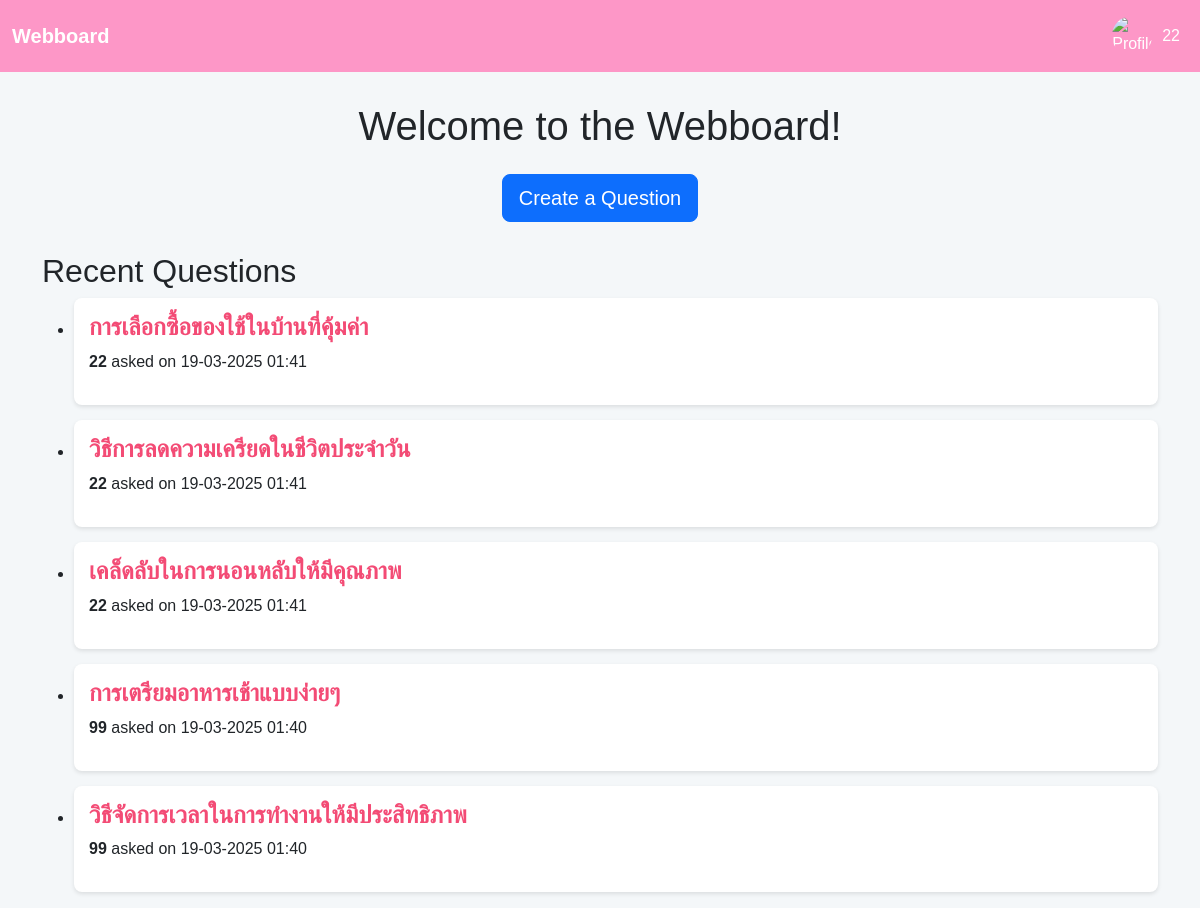
Screenshot of /index.php (signed in) with the database file from the repository.
### tables this page shows
CREATE TABLE `webboard` (
  `question_id` int(11) NOT NULL,
  `user_id` int(11) DEFAULT NULL,
  `question` varchar(255) NOT NULL,
  `details` text NOT NULL,
  `create_date` datetime DEFAULT current_timestamp(),
  `view_count` int(11) DEFAULT 0,
  `status` enum('active','hidden','deleted') DEFAULT 'active',
  `username` varchar(255) NOT NULL
);

### index.php (the view, shortened to what this page needs)
<?php
include('db_connect.php');
$is_logged_in = isset($_SESSION['username']);
$username = $is_logged_in ? $_SESSION['username'] : '';
$profile_image = 'default.png';
if ($is_logged_in) {
    $sql = "SELECT role, profile_image FROM users WHERE username = '$username' LIMIT 1";
    $result = mysqli_query($conn, $sql);
    if ($result) {
        $user_data = mysqli_fetch_assoc($result);
        $profile_image = $user_data['profile_image'] ?: 'default.png';
    }
}
if (!file_exists('uploads/' . $profile_image)) {
    $profile_image = 'default.png';
}
?>
<!DOCTYPE html>
<html lang="th">
<head>
    <link href="https://cdn.jsdelivr.net/npm/bootstrap@5.3.0-alpha1/dist/css/bootstrap.min.css" rel="stylesheet">
</head>
<body>
    <nav class="navbar navbar-expand-lg navbar-light">
        <div class="container-fluid">
            <a class="navbar-brand" href="#">Webboard</a>
            <div class="collapse navbar-collapse" id="navbarNav">
                <ul class="navbar-nav ms-auto">
                    <?php if ($is_logged_in): ?>
                        <li class="nav-item dropdown">
                            <span class="nav-link profile-dropdown" id="navbarDropdown" data-bs-toggle="dropdown" aria-expanded="false">
                                <img src="uploads/<?php echo $profile_image; ?>" alt="Profile Image" class="profile-img">
                                <?php echo $username; ?>
                            </span>
                        </li>
                    <?php else: ?>
                        <li class="nav-item">
                            <a class="nav-link" href="login.php">Login</a>
                        </li>
                    <?php endif; ?>
                </ul>
            </div>
        </div>
    </nav>
    <div class="container">
        <h1 class="text-center mb-4">Welcome to the Webboard!</h1>
        <?php if ($is_logged_in): ?>
            <div class="text-center">
                <a href="create_question.php" class="btn btn-primary btn-lg">Create a Question</a>
            </div>
        <?php else: ?>
            <div class="alert alert-warning" role="alert">
                Please <a href="login.php" class="alert-link">login</a> to ask a question.
            </div>
        <?php endif; ?>
        <div class="question-list">
            <h2>Recent Questions</h2>
            <ul>
                <?php
                $sql = "SELECT * FROM webboard WHERE status = 'active' ORDER BY create_date DESC";
                $result = mysqli_query($conn, $sql);
                if (mysqli_num_rows($result) > 0) {
                    while ($row = mysqli_fetch_assoc($result)) {
                        $create_date = date("d-m-Y H:i", strtotime($row['create_date']));
                        echo '<li>';
                        echo '<h4><a href="view_question.php?id=' . $row['question_id'] . '">' . htmlspecialchars($row['question']) . '</a></h4>';
                        echo '<p><strong>' . htmlspecialchars($row['username']) . '</strong> asked on ' . $create_date . '</p>';
                        echo '</li>';
                    }
                } else {
                    echo '<li>No questions available.</li>';
                }
                ?>
            </ul>
        </div>
    </div>
</body>
</html>

### index.php (style rules this page uses)
body { background-color: #f4f7f9; font-family: 'Arial', sans-serif; }
.navbar { background-color: rgb(253, 151, 199); }
.navbar-brand { color: #fff; font-weight: bold; }
.navbar-nav .nav-link { color: #fff !important; }
.profile-dropdown { display: flex; align-items: center; cursor: pointer; }
.profile-img { width: 40px; height: 40px; border-radius: 50%; margin-right: 10px; }
.container { margin-top: 30px; }
.question-list { margin-top: 30px; }
.question-list li { padding: 15px; background-color: #ffffff; margin-bottom: 15px; border-radius: 8px; box-shadow: 0 2px 4px rgba(0, 0, 0, 0.1); transition: background-color 0.3s ease; }
.question-list a { text-decoration: none; color: rgb(243, 75, 117); font-weight: bold; }

### rows the page displays
webboard: question "การเลือกซื้อของใช้ในบ้านที่คุ้มค่า", username "22", create_date "19-03-2025 01:41"
webboard: question "วิธีการลดความเครียดในชีวิตประจำวัน", username "22", create_date "19-03-2025 01:41"
webboard: question "เคล็ดลับในการนอนหลับให้มีคุณภาพ", username "22", create_date "19-03-2025 01:41"
webboard: question "การเตรียมอาหารเช้าแบบง่ายๆ", username "99", create_date "19-03-2025 01:40"
webboard: question "วิธีจัดการเวลาในการทำงานให้มีประสิทธิภาพ", username "99", create_date "19-03-2025 01:40"

### other values shown
$username "22"
